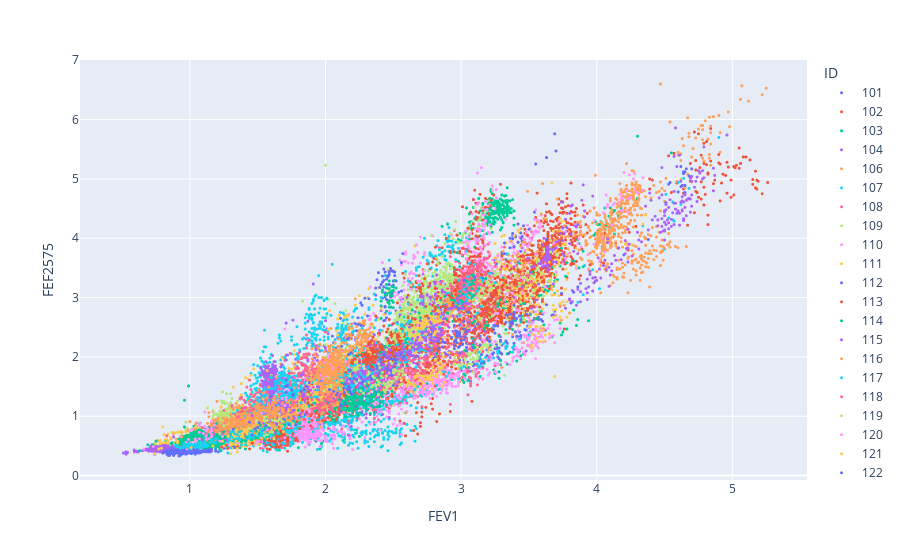

Notebook source saved alongside this figure:
### Code cell
# Using plotly plot scatter plot of FEF2575 vs FEV1
import plotly.express as px

fig = px.scatter(df, x="FEV1", y="FEF2575", color="ID")
fig.update_traces(marker=dict(size=3))
fig.show()
